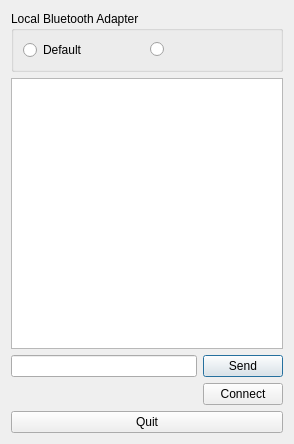
<?xml version="1.0" encoding="UTF-8"?>
<ui version="4.0">
 <class>Chat</class>
 <widget class="QDialog" name="Chat">
  <property name="geometry">
   <rect>
    <x>0</x>
    <y>0</y>
    <width>294</width>
    <height>444</height>
   </rect>
  </property>
  <property name="windowTitle">
   <string>Bluetooth Chat</string>
  </property>
  <layout class="QVBoxLayout" name="verticalLayout">
   <item>
    <widget class="QGroupBox" name="localAdapterBox">
     <property name="title">
      <string>Local Bluetooth Adapter</string>
     </property>
     <property name="checkable">
      <bool>false</bool>
     </property>
     <layout class="QHBoxLayout" name="horizontalLayout_3">
      <item>
       <widget class="QRadioButton" name="firstAdapter">
        <property name="text">
         <string>Default</string>
        </property>
       </widget>
      </item>
      <item>
       <widget class="QRadioButton" name="secondAdapter">
        <property name="text">
         <string/>
        </property>
       </widget>
      </item>
     </layout>
    </widget>
   </item>
   <item>
    <widget class="QTextEdit" name="chat">
     <property name="focusPolicy">
      <enum>Qt::NoFocus</enum>
     </property>
    </widget>
   </item>
   <item>
    <layout class="QHBoxLayout" name="horizontalLayout">
     <item>
      <widget class="QLineEdit" name="sendText"/>
     </item>
     <item>
      <widget class="QPushButton" name="sendButton">
       <property name="text">
        <string>Send</string>
       </property>
       <property name="default">
        <bool>true</bool>
       </property>
      </widget>
     </item>
    </layout>
   </item>
   <item>
    <layout class="QHBoxLayout" name="horizontalLayout_2">
     <item>
      <spacer name="horizontalSpacer">
       <property name="orientation">
        <enum>Qt::Horizontal</enum>
       </property>
       <property name="sizeHint" stdset="0">
        <size>
         <width>40</width>
         <height>20</height>
        </size>
       </property>
      </spacer>
     </item>
     <item>
      <widget class="QPushButton" name="connectButton">
       <property name="text">
        <string>Connect</string>
       </property>
      </widget>
     </item>
    </layout>
   </item>
   <item>
    <widget class="QPushButton" name="quitButton">
     <property name="text">
      <string>Quit</string>
     </property>
    </widget>
   </item>
  </layout>
 </widget>
 <resources/>
 <connections/>
</ui>
